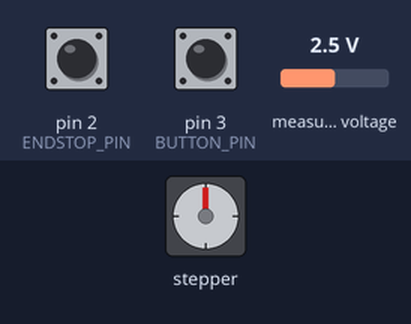
A sketch run on a simulated Arduino Uno, built with avr-gcc and run on an emulated ATmega328P. Parts: stepper motor. Wiring (inferred from the names in the program): stepper motor driver (200 steps per turn assumed): step pin 11; direction pin 10; enable pin 12. The inputs (shaded band) are chosen by the test bench; at power-on: pin 3 (BUTTON_PIN) HIGH, pin 2 (ENDSTOP_PIN) HIGH, measured voltage 2.5 V.

Above: at 1.2 s.
1.3 s: pin 3 (BUTTON_PIN) pulled LOW for 0.15 s
At 2.3 s:
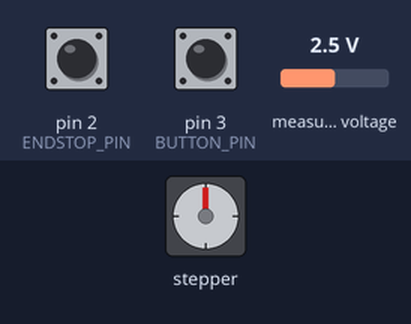
4.4 s: pin 2 (ENDSTOP_PIN) pulled LOW for 0.15 s
At 5.7 s:
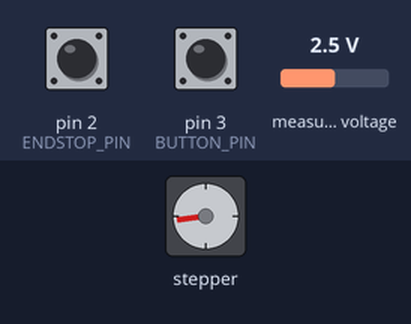
Timing chart, 0 to 69.0 s (numbered marks = the images above; inputs shaded):
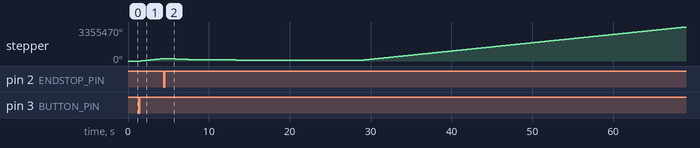

Measured:
- after the input at 1.3 s, stepper: keeps turning clockwise at about 81819°/s, starting after 0.25 s

The sketch:

NeedlePenetrationSetupFinal.ino
```cpp
// Definitions of pin connections and constants
#define STEP_PIN 11         // Pin connected to the STEP input on the motor driver
#define DIR_PIN 10          // Pin connected to the DIR input on the motor driver
#define ENABLE_PIN 12       // Pin connected to the ENABLE input on the motor driver
#define ENDSTOP_PIN 2       // Pin connected to the endstop switch
#define LOADCELL_PIN A0     // Analog pin connected to the load cell
#define BUTTON_PIN 3        // Pin connected to the push button

#include "ADS1X15.h"
ADS1115 ADS(0x48);

#define debug 0

// Constants for motor movement
const int homingSpeed = 10; // Steps per second for homing
const int downDistance = 42; //in mm Steps for downward movement (100mm = 50 rotations)
const int stepsPerRevolution = 200; // Steps per revolution
const int pitch = 2;    // Leadscrew pitch in mm

// Calibration values for the load cell
long baseReading; // 0-punt van de sensor
float force;
int referentienulpunt = 0;
float lastForce;

bool programStarted = false; // Flag to track program start

const int metingenPerMM = 200;
const int maximaleAfstandMetingMM = 10; //in mm

// Function to move the motor a specific number of steps at a defined speed
void moveMotor(long steps, int speed) {
  digitalWrite(DIR_PIN, (steps > 0) ? LOW : HIGH); // Set direction
  for (long i = 0; i < abs(steps); ++i) {
    digitalWrite(STEP_PIN, HIGH);
    //delayMicroseconds(50);
    digitalWrite(STEP_PIN, LOW);
    delayMicroseconds(speed);
  }
}

// Function to read load cell values and display calibrated force
long readLoadCellADS() {
  int sensorValue = ADS.getValue(); // Read the analog value from the load cell
  float force = calibrateForceADS(sensorValue - referentienulpunt); // Calibrate the raw value to force in Newtons

  //Serial.print("Load Cell - Raw Value: ");
  //Serial.print(sensorValue);
  //Serial.print(" | Force (N): ");
  if (force > 0.10 && referentienulpunt != 0) {
    Serial.println(force, 3); // Display force with 4 decimal places
    lastForce = force;
  }
  return sensorValue;
}
// Function to calibrate raw value to force in Newtons
float calibrateForceADS(int sensorValue) {
  float force = (float) map(sensorValue, 0, 4762, 0 * 1000, 9.81 * 1000) / 1000;
  //float force = baseForce + (loadForce - baseForce) * (sensorValue - baseValue) / (loadValue - baseValue);
  return force;
}

// Function to perform homing of the motor
void performHoming() {
  if (debug) {
    Serial.println("Start homing...");
  }
  digitalWrite(DIR_PIN, HIGH); // Set direction towards endstop

  while (digitalRead(ENDSTOP_PIN) == HIGH) {
    digitalWrite(STEP_PIN, HIGH);
    //geen tussen delay nodig
    digitalWrite(STEP_PIN, LOW);
    delayMicroseconds(homingSpeed);
  }
  if (debug) {
    Serial.println("Endstop triggered. Homing completed.");
    referentienulpunt = readLoadCellADS();
    Serial.print("Calibratiefout is momenteel: ");
    Serial.println(referentienulpunt);
  }
}

// Function to move the motor downward after homing
void performDownwardMovement(int Distance) {
  long stepsToMove = (long) 3200 / 2 * Distance; // Calculate steps for downward movement
  if (debug) {
    Serial.print("Moving down ");
    Serial.print(Distance);
    Serial.println(" mm...");
  }
  moveMotor(stepsToMove, 50); // Move downward at a speed of 200 microseconds
}

void perfomMeasurement() {
  // Start displaying load cell values
  if (debug) {
    Serial.println("Starting load cell readings:");
  }
  // 200 metingen per 3200 steps
  for (int j = 0; j < maximaleAfstandMetingMM; j++) { // 10 mm bewegen
    //long start = millis();
    for (int i = 0; i < metingenPerMM; i++) { // per mm in 200 metingen 1/200ste van een mm bewegen
      moveMotor((3200 / metingenPerMM), 100); // 1/200 ste van een mm aan snelheid 250/step
      // 133 proefondervindelijk bekomen door de functies hierboven en onder met millis bij te stellen.
      // 600ms is de target per mm beweging
      //readLoadCell();
      readLoadCellADS();
      if (lastForce > 0.15 && j < (maximaleAfstandMetingMM - 2)) {
        j = (maximaleAfstandMetingMM - 2);
      }
    }
    //long end = millis() - start;
    //Serial.print("dit duurde: ");
    //Serial.println(end);
  }
}

// Setup function - runs once on startup
void setup() {
  pinMode(STEP_PIN, OUTPUT);
  pinMode(DIR_PIN, OUTPUT);
  pinMode(ENABLE_PIN, OUTPUT);
  digitalWrite(ENABLE_PIN, HIGH);  // Enable the motor driver

  pinMode(ENDSTOP_PIN, INPUT_PULLUP); // Set endstop pin as input with internal pull-up resistor
  pinMode(BUTTON_PIN, INPUT_PULLUP);  // Set button pin as input with internal pull-up resistor
  Wire.begin();
  ADS.begin();
  ADS.setGain(0);
  ADS.setMode(0);//MODE_CONTINUOUS
  ADS.setDataRate(7);
  ADS.requestADC(0);
  Serial.begin(115200); // Start serial communication
  referentienulpunt = readLoadCellADS();
}

// Loop function - runs continuously after setup
void loop() {
  if (digitalRead(BUTTON_PIN) == LOW && !programStarted) {
    programStarted = true;
    if (debug) {
      Serial.println("Program started.");
    }
  }
  if (programStarted) {
    digitalWrite(ENABLE_PIN, LOW);  // Enable the motor driver
    delay(250);
    performHoming();
    delay(250);
    performDownwardMovement(downDistance);
    perfomMeasurement();
    performHoming();
    performDownwardMovement(5);
    programStarted = false;
    delay(250);
    digitalWrite(ENABLE_PIN, HIGH);  // disable the motor driver
  } else {
    if (debug) {
      readLoadCellADS();
    }
  }
}
```
